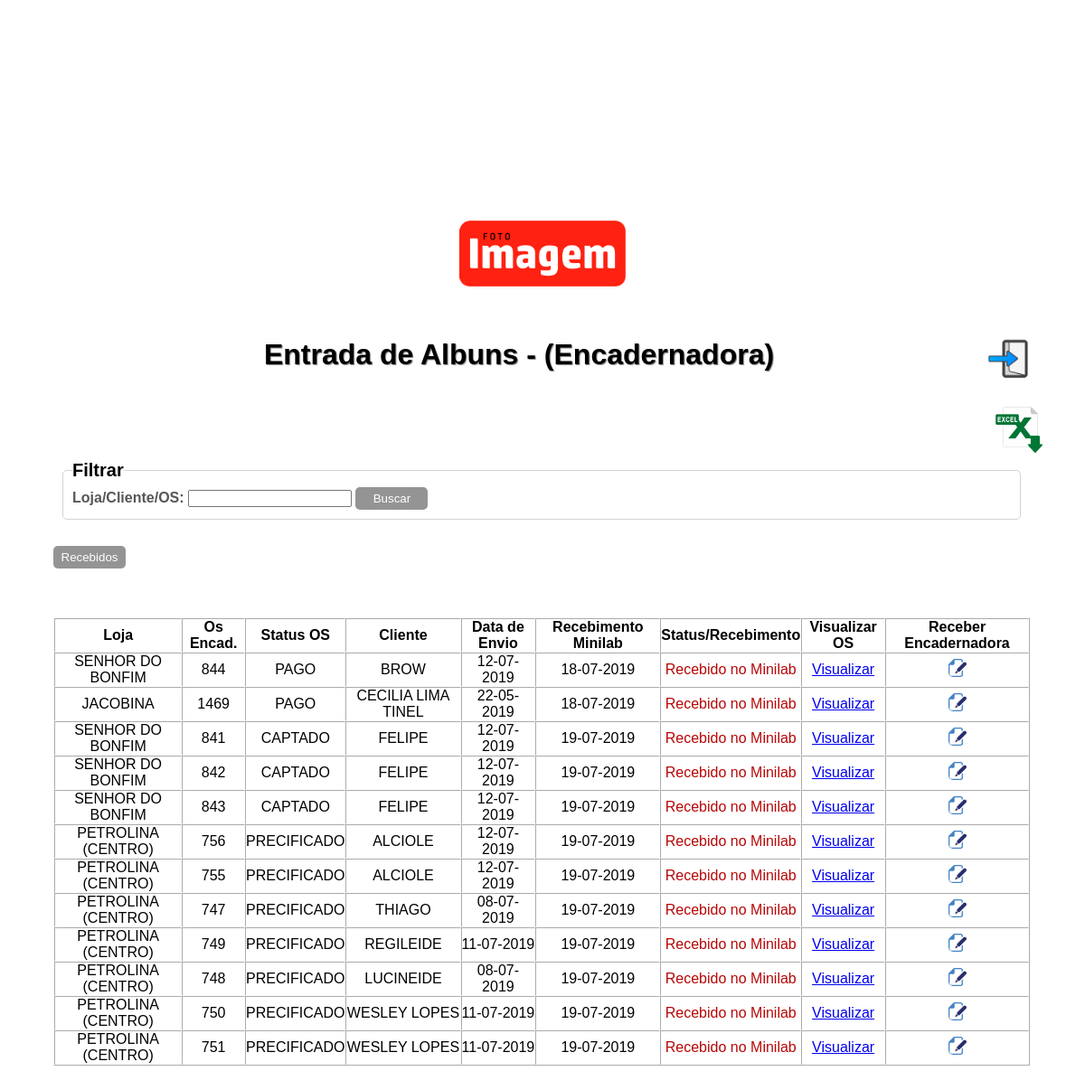
Screenshot of /receber_encad.php (signed in) with the database file from the repository.
### tables this page shows
CREATE TABLE `pedido` (
  `id_pedido` int(4) NOT NULL,
  `id_loja` int(4) NOT NULL,
  `os_fotografia` varchar(150) NOT NULL,
  `os` varchar(10) DEFAULT NULL,
  `codigo_cliente` int(6) DEFAULT NULL,
  `cliente` varchar(250) DEFAULT NULL,
  `email_cliente` varchar(250) DEFAULT NULL,
  `telefone_cliente` varchar(50) DEFAULT NULL,
  `vendedor` varchar(150) DEFAULT NULL,
  `status_pag` int(4) DEFAULT NULL,
  `valor` decimal(5,2) DEFAULT NULL,
  `id_status` int(4) DEFAULT NULL,
  `data_loja` varchar(100) DEFAULT NULL,
  `data_lab` varchar(20) DEFAULT NULL,
  `data_encad` varchar(20) DEFAULT NULL,
  `id_modelo` int(4) DEFAULT NULL,
  `id_tamanhoalb` int(4) DEFAULT NULL,
  `paginas` varchar(10) DEFAULT NULL,
  `id_laminacao` int(4) DEFAULT NULL,
  `id_modelocapa` int(4) DEFAULT NULL,
  `id_laminacaocapa` int(4) DEFAULT NULL,
  `id_cantoneira` int(4) DEFAULT NULL,
  `id_corte` int(4) DEFAULT NULL,
  `id_estojo` int(4) DEFAULT NULL,
  `id_maleta` int(4) DEFAULT NULL
);

CREATE TABLE `lojas` (
  `id_loja` int(4) NOT NULL,
  `nome_loja` varchar(150) NOT NULL
);

CREATE TABLE `status_pag` (
  `id_pagamento` int(4) NOT NULL,
  `statuspg` varchar(150) NOT NULL
);

CREATE TABLE `status` (
  `id_status` int(4) NOT NULL,
  `status` varchar(150) NOT NULL
);

### receber_encad.php (the view, shortened to what this page needs)
<?php
		include('conexao.php');
?>
<!DOCTYPE html>
<html>
<head>
	<link rel="stylesheet" type="text/css" href="css/estilo.css">
</head>
<body>
	<img src="imagens/logo.png" id="logo">
	<div id="interface">
		<a href='logout.php'><img src="imagens/sair.png" id="sair" title="Sair"></a>
<a href="relatorio.php"><img src="imagens/exportar.png" id="btexport" title="Exportar"></a>
	<h1>Entrada de Albuns - (Encadernadora)</h1>
<form name="form_busca" action="busca_encad.php" method="post" style="padding:10px;">
<fieldset style="padding: 10px;"><legend>Filtrar</legend>
	Loja/Cliente/OS: <input type="text" name="clientes">
	<input type="submit" value="Buscar" id="btn">
</fieldset>
</form>
<a href='recebidos_enc.php'><button id='btn'>Recebidos</button></a>
<br><br>
	<table>
<?php
	$listar_envios="SELECT p.id_pedido, p.id_loja, l.nome_loja, p.cliente,p.os_fotografia, stp.statuspg, p.os, p.data_loja, s.status, p.data_lab FROM pedido as p join lojas as l on l.id_loja=p.id_loja join status as s on s.id_status=p.id_status join status_pag as stp on stp.id_pagamento=p.status_pag where p.id_status='2' ";
		$query_envios=mysqli_query($conecta, $listar_envios);
		$row=mysqli_num_rows($query_envios);
		if ($row == 0){
			echo "Nenhuma OS pendente para rebimento";
		}else{
			echo"<table border='1' cellspacing ='0' colspacing='2'>";
		echo"<tr>";
		echo"<td><b>Loja</b></td>";
		echo"<td><b>Os Encad.</b></td>";
		echo"<td><b>Status OS</b></td>";
		echo"<td><b>Cliente</b></td>";
		echo"<td><b>Data de Envio</b></td>";
		echo"<td><b>Recebimento Minilab</td>";
		echo"<td><b>Status/Recebimento</b></td>";
		echo"<td><b>Visualizar OS</b></td>";
		echo"<td><b>Receber Encadernadora</b></td>";
		echo"</tr>";
		while ($lista_de_envios=mysqli_fetch_array($query_envios)){
			$lojan=$lista_de_envios['nome_loja'];
			$os=$lista_de_envios['os'];
			$data_envs=$lista_de_envios['data_loja'];
			$status_env=$lista_de_envios['status'];
			$data_recebe_lab=$lista_de_envios['data_lab'];
			$cliente=$lista_de_envios['cliente'];
			$osfoto=$lista_de_envios['os_fotografia'];
			$id=$lista_de_envios['id_pedido'];
			$statuspg=$lista_de_envios['statuspg'];
			echo"<tr>";
			echo"<td>$lojan</td>";
			echo"<td>$os</td>";
			echo"<td>$statuspg</td>";
			echo"<td>".mb_strtoupper($cliente)."</td>";
			echo"<td>".date('d-m-Y', strtotime($data_envs))."</td>";
			echo"<td id='datalab'>".date('d-m-Y', strtotime($data_recebe_lab))."</td>";
			echo"<td><span class='red'>".$status_env."</span></td>";
			echo"<td><a href='os_visualizacao.php?id=$id'>Visualizar</a></td>";
			echo"<td ><a href='encadernadora.php?os=$osfoto'><img src='imagens/edit.png' width=10px id='bt' ></a></td>";
			echo"</tr>";
					}
		}
?>
	</table>
</div>
</body>
</html>

### css/estilo.css (style rules this page uses)
* { margin:0; padding:0; }
#interface { width: 1080px; background: white; top: 31%; padding: 30px; position: absolute; left: 50%; margin-left: -571px; margin-top: -30px; border-radius: 7px; }
fieldset { padding: 12px; color: #585656; font-weight: bold; background: #ffffff82; border-radius: 5px; border: solid 1px lightgray; }
legend { font-weight: bold; font-size: 20px; color: black; }
span.red { color: #b70707; }
body { font-family: arial; color: black; background-image: url(http://www.fotoimagem.com.br/templates/imagem/imgs/bg_25.png); }
h1 { text-align: center; text-shadow: 1px 1px 1px gray; margin-bottom: 88px; color: black; }
#btn { background-color: #949494; border: none; border-radius: 5px; width: 80px; height: 25px; cursor: pointer; margin-top: -16px; color:white; }
#bt { border:none; border-radius:5px; width:20px; cursor:pointer; }
table { width: 100%; text-align: center; margin:0 auto; border-color: white; margin-top: 18px; }
img#logo { position: absolute; top: 31%; left: 50%; width: 184px; margin-left: -92px; margin-top: -130px; }
#sair { width: 50px; float: right; cursor:pointer; }
#btexport { width: 52px; margin-top: 76px; position: absolute; margin-left: 1042px; }
fieldset { margin-bottom: 22px; }

### rows the page displays
pedido: id_loja.nome_loja "SENHOR DO BONFIM", os "844", status_pag.statuspg "PAGO", cliente "BROW", data_loja "12-07-2019", data_lab "18-07-2019", id_status.status "Recebido no Minilab"
pedido: id_loja.nome_loja "JACOBINA", os "1469", status_pag.statuspg "PAGO", cliente "CECILIA LIMA TINEL", data_loja "22-05-2019", data_lab "18-07-2019", id_status.status "Recebido no Minilab"
pedido: id_loja.nome_loja "SENHOR DO BONFIM", os "841", status_pag.statuspg "CAPTADO", cliente "FELIPE", data_loja "12-07-2019", data_lab "19-07-2019", id_status.status "Recebido no Minilab"
pedido: id_loja.nome_loja "SENHOR DO BONFIM", os "842", status_pag.statuspg "CAPTADO", cliente "FELIPE", data_loja "12-07-2019", data_lab "19-07-2019", id_status.status "Recebido no Minilab"
pedido: id_loja.nome_loja "SENHOR DO BONFIM", os "843", status_pag.statuspg "CAPTADO", cliente "FELIPE", data_loja "12-07-2019", data_lab "19-07-2019", id_status.status "Recebido no Minilab"
pedido: id_loja.nome_loja "PETROLINA (CENTRO)", os "756", status_pag.statuspg "PRECIFICADO", cliente "ALCIOLE", data_loja "12-07-2019", data_lab "19-07-2019", id_status.status "Recebido no Minilab"
pedido: id_loja.nome_loja "PETROLINA (CENTRO)", os "755", status_pag.statuspg "PRECIFICADO", cliente "ALCIOLE", data_loja "12-07-2019", data_lab "19-07-2019", id_status.status "Recebido no Minilab"
pedido: id_loja.nome_loja "PETROLINA (CENTRO)", os "747", status_pag.statuspg "PRECIFICADO", cliente "THIAGO", data_loja "08-07-2019", data_lab "19-07-2019", id_status.status "Recebido no Minilab"
pedido: id_loja.nome_loja "PETROLINA (CENTRO)", os "749", status_pag.statuspg "PRECIFICADO", cliente "REGILEIDE", data_loja "11-07-2019", data_lab "19-07-2019", id_status.status "Recebido no Minilab"
pedido: id_loja.nome_loja "PETROLINA (CENTRO)", os "748", status_pag.statuspg "PRECIFICADO", cliente "LUCINEIDE", data_loja "08-07-2019", data_lab "19-07-2019", id_status.status "Recebido no Minilab"
pedido: id_loja.nome_loja "PETROLINA (CENTRO)", os "750", status_pag.statuspg "PRECIFICADO", cliente "WESLEY LOPES", data_loja "11-07-2019", data_lab "19-07-2019", id_status.status "Recebido no Minilab"
pedido: id_loja.nome_loja "PETROLINA (CENTRO)", os "751", status_pag.statuspg "PRECIFICADO", cliente "WESLEY LOPES", data_loja "11-07-2019", data_lab "19-07-2019", id_status.status "Recebido no Minilab"
